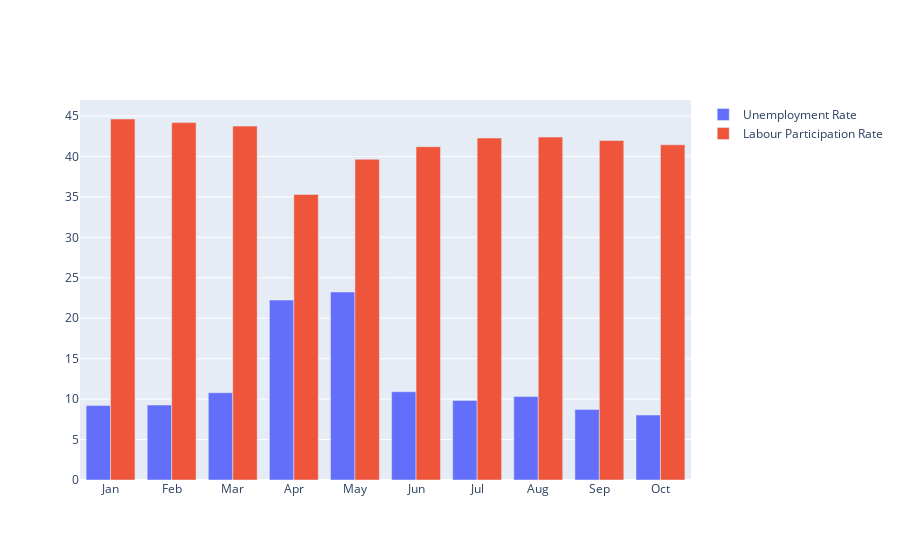

Notebook cell for this chart:
### Code cell
month = data.month
unemployment_rate = data['estimated unemployment rate']
labour_participation_rate = data['estimated labour participation rate']

fig = go.Figure()

fig.add_trace(go.Bar(x = month,y = unemployment_rate,name = 'Unemployment Rate'))
fig.add_trace(go.Bar(x = month,y = labour_participation_rate,name = 'Labour Participation Rate'))

### Figure 1 — Plotly figure (JSON) as saved in the notebook; plotly's stock layout.template omitted (floating-point values rounded to 4 significant figures)
{"data": [{"name": "Unemployment Rate", "type": "bar", "x": ["Jan", "Feb", "Mar", "Apr", "May", "Jun", "Jul", "Aug", "Sep", "Oct"], "y": [9.197, 9.266, 10.78, 22.24, 23.24, 10.91, 9.834, 10.31, 8.706, 8.026]}, {"name": "Labour Participation Rate", "type": "bar", "x": ["Jan", "Feb", "Mar", "Apr", "May", "Jun", "Jul", "Aug", "Sep", "Oct"], "y": [44.63, 44.18, 43.75, 35.3, 39.65, 41.2, 42.27, 42.39, 41.97, 41.44]}], "layout": {}}
